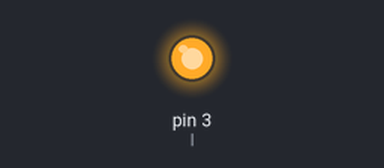
Bench run of a sketch on a simulated Arduino Uno, built with avr-gcc and run on an emulated ATmega328P. On the bench: output pins drawn as LEDs (lit = HIGH).

Above: at 0.5 s.
At 3.5 s:
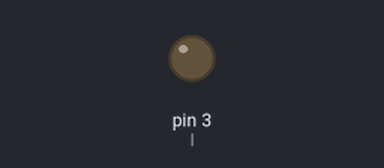
Timing chart, 0 to 7.8 s (numbered marks = the images above):
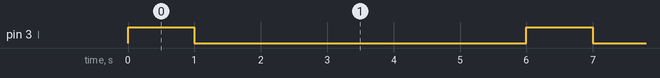

Measured:
- by itself, pin 3 (l): alternates HIGH for 1.0 s and LOW for 5.0 s

The sketch:

watr_try.ino
```cpp
int l=3;
void setup() {
 pinMode(l, OUTPUT);
 digitalWrite(l,HIGH);
}

void loop() {
  digitalWrite(l,HIGH);
  delay(1000);
  digitalWrite(l,LOW);
  delay(5000);


}
```
